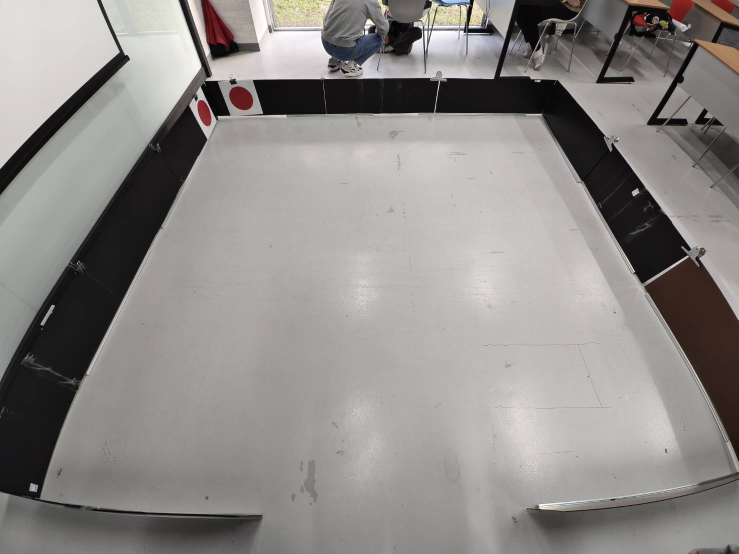
#> input picture image/708007_0.jpg, 1477 x 1108 px, given in place of the camera (shown at 1/2 size)
$ python red_detector.py
#> lines starting #> are read from the running program, lines starting #| are printed output that depends on the picture; after the words box and inside, x2 and y2 are one past the last pixel; in counts of white or black regions, pixels touching at a corner belong together
# v5_competition - 紅色偵測模組
# 期末競賽使用版本

import cv2
import numpy as np

# 攝影機索引：
# 0 通常是內建鏡頭
# 1、2 之類的可能是 USB 攝影機
CAMERA_INDEX = 0  # 如果要改用 USB webcam 就把這裡改成 1 試試看

cap = cv2.VideoCapture(CAMERA_INDEX)

if not cap.isOpened():
    print("無法開啟攝影機，請確認 CAMERA_INDEX 是否正確")
    exit()

# 設一些 HSV 顏色範圍來抓「紅色」
# 紅色在 HSV 會跨兩個區間，所以要取兩段再合併
lower_red1 = np.array([0, 100, 100])
upper_red1 = np.array([10, 255, 255])
lower_red2 = np.array([160, 100, 100])
upper_red2 = np.array([180, 255, 255])

prev_state = None  # 用來記錄上一幀是否有偵測到紅色（避免一直狂印）

while True:
    ret, frame = cap.read()
#> frame is the input picture: shape (1108, 1477, 3); mean B, G, R 136.1, 139.1, 141.5
    if not ret:
        print("讀取畫面失敗，結束程式")
        break

    # 先做一點模糊，減少雜訊
    blur = cv2.GaussianBlur(frame, (7, 7), 0)

    # BGR -> HSV
    hsv = cv2.cvtColor(blur, cv2.COLOR_BGR2HSV)
#> hsv: shape (1108, 1477, 3); mean H, S, V 34.7, 13.8, 141.8

    # 兩段紅色區間
    mask1 = cv2.inRange(hsv, lower_red1, upper_red1)
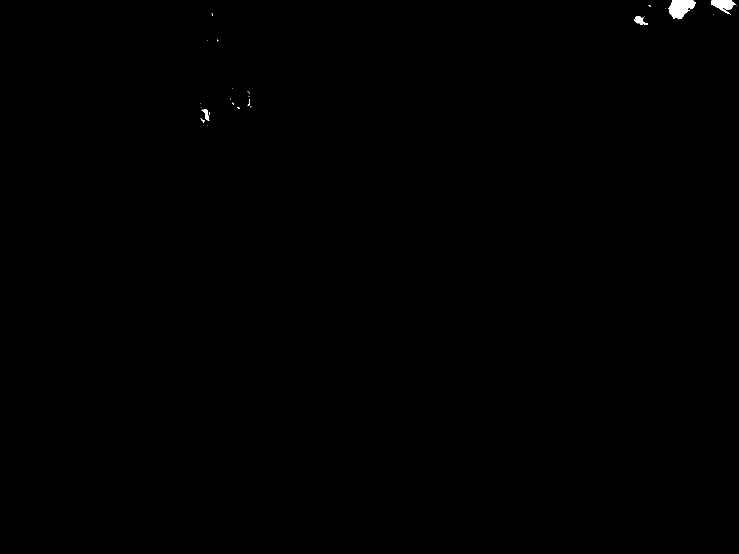
#> mask1: shape (1108, 1477) (shown at 1/2 size); 0.16% white; 28 white regions (23 under 20 px), largest, box (x1, y1, x2, y2) and area: (1337, 0, 1392, 39) 1400, (1422, 0, 1473, 29) 776, (1269, 32, 1296, 50) 241, (403, 219, 418, 241) 145, (401, 236, 410, 245) 27
    mask2 = cv2.inRange(hsv, lower_red2, upper_red2)
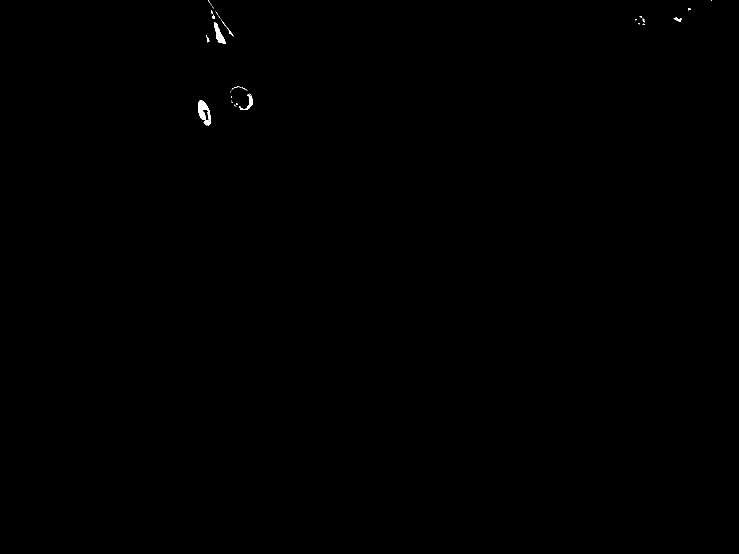
#> mask2: shape (1108, 1477) (shown at 1/2 size); 0.11% white; 33 white regions (25 under 20 px), largest, box (x1, y1, x2, y2) and area: (396, 201, 422, 251) 707, (428, 44, 452, 88) 424, (478, 187, 505, 220) 207

    # 合併兩段
    mask = cv2.bitwise_or(mask1, mask2)
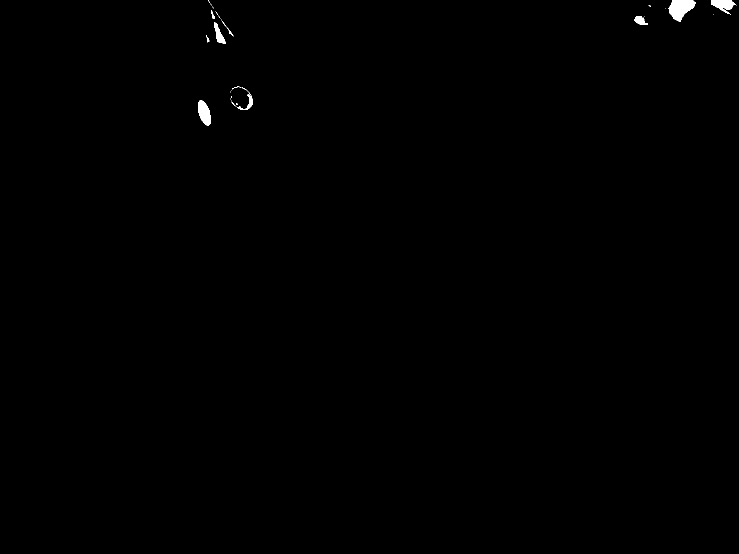
#> mask: shape (1108, 1477) (shown at 1/2 size); 0.27% white; 31 white regions (20 under 20 px), largest, box (x1, y1, x2, y2) and area: (1337, 0, 1392, 44) 1483, (396, 201, 422, 251) 889, (1422, 0, 1473, 29) 779

    # 做一些形態學處理，去除雜點 & 填補空洞
    kernel = np.ones((5, 5), np.uint8)
    mask = cv2.morphologyEx(mask, cv2.MORPH_OPEN, kernel)
#> mask: shape (1108, 1477); 0.24% white; 6 white regions, box (x1, y1, x2, y2) and area: (1339, 0, 1390, 41) 1457, (396, 201, 422, 251) 889, (1422, 0, 1467, 19) 703, (428, 46, 450, 87) 418, (1270, 32, 1290, 50) 268, (495, 193, 505, 216) 141
    mask = cv2.morphologyEx(mask, cv2.MORPH_CLOSE, kernel)
#> mask: shape (1108, 1477); 0.24% white; 6 white regions

    # 找輪廓
    contours, _ = cv2.findContours(mask, cv2.RETR_EXTERNAL, cv2.CHAIN_APPROX_SIMPLE)
#> contours = 6 contours; box (x1, y1, x2, y2) and area: (1339, 0, 1390, 41) 1390, (396, 201, 422, 251) 834, (1422, 0, 1467, 19) 653, (428, 46, 450, 87) 370, (1270, 32, 1290, 50) 239, (495, 193, 505, 216) 112

    red_detected = False

    for cnt in contours:
        area = cv2.contourArea(cnt)
        # 過濾掉太小的雜訊，可以依需求調整
        if area > 800:
            x, y, w, h = cv2.boundingRect(cnt)
            # 在原始畫面畫出框框
            cv2.rectangle(frame, (x, y), (x + w, y + h), (0, 0, 255), 2)
            red_detected = True
#> this loop made 6 passes
#> (area, x, y, w, h, red_detected) on passes 1, 6: (833.5, 396, 201, 26, 50, True), (1390, 1339, 0, 51, 41, True)
#> area on passes 2 to 5: 111.5, 369.5, 239, 653
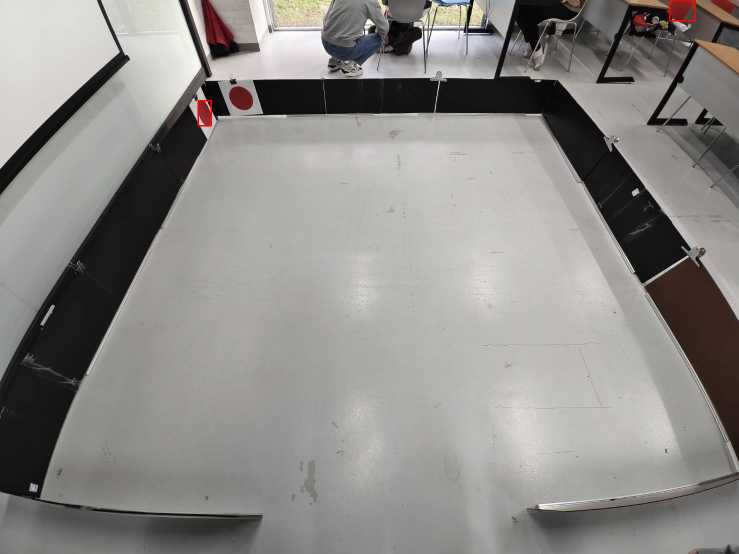
#> frame: shape (1108, 1477, 3) (shown at 1/2 size); 0.06% of pixels changed, all inside (x1, y1, x2, y2) = (395, 0, 1392, 253)

    # 在畫面上顯示文字
    if red_detected:
        text = "Red object detected"
        color = (0, 0, 255)
    else:
        text = "No red object"
        color = (255, 255, 255)

    cv2.putText(frame, text, (10, 30),
                cv2.FONT_HERSHEY_SIMPLEX, 1, color, 2, cv2.LINE_AA)
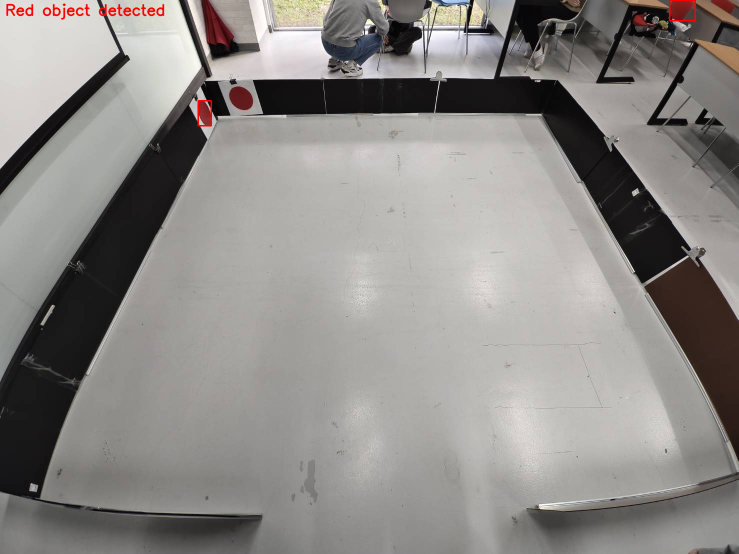
#> frame: shape (1108, 1477, 3) (shown at 1/2 size); 0.23% of pixels changed, all inside (x1, y1, x2, y2) = (12, 7, 329, 40)

    # 也顯示紅色 Mask 方便看偵測結果
    cv2.imshow("Webcam", frame)
    cv2.imshow("Red Mask", mask)

    # 如果偵測狀態有變化，就在 console 印出來
    if prev_state != red_detected:
        if red_detected:
            print("偵測到紅色物體")
        else:
            print("紅色物體消失")
        prev_state = red_detected
#> prev_state = True

    # 按下 q 離開
    if cv2.waitKey(1) & 0xFF == ord('q'):
#> (key q is pressed here)
        break

cap.release()
cv2.destroyAllWindows()

$ run again, on image/708008_0.jpg
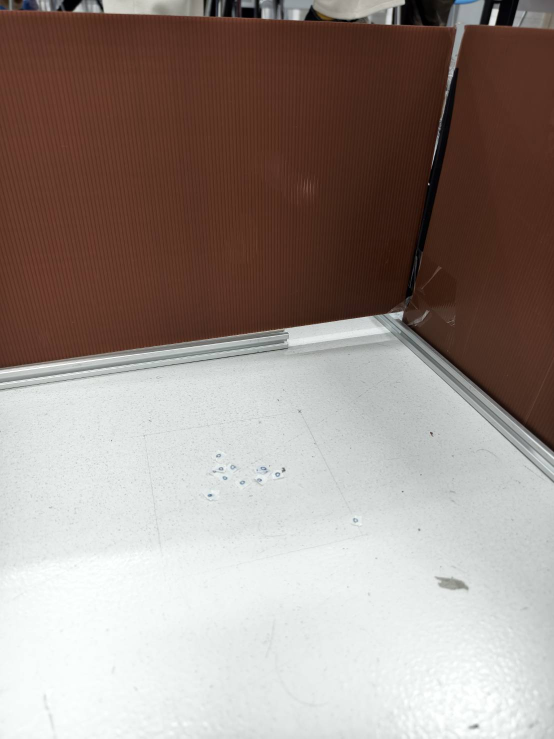
#> input picture image/708008_0.jpg, 1108 x 1477 px, given in place of the camera (shown at 1/2 size)
#> frame is the input picture: shape (1477, 1108, 3); mean B, G, R 134.5, 140.7, 154.1
#> hsv: shape (1477, 1108, 3); mean H, S, V 48.8, 70.1, 156.3
#> `mask1 = cv2.inRange(hsv, lower_red1, upper_red1)`:
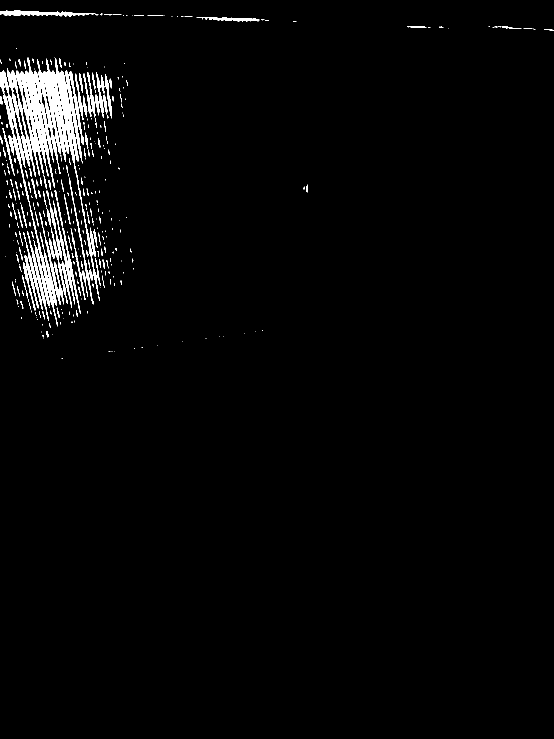
#> mask1: shape (1477, 1108) (shown at 1/2 size); 2.5% white; 352 white regions (230 under 20 px), largest, box (x1, y1, x2, y2) and area: (32, 115, 201, 591) 15637, (0, 141, 116, 653) 3819, (14, 136, 72, 353) 1943
#> mask2: shape (1477, 1108); every value is 0
#> contours = 15 contours, 4 with area under 20; largest, box (x1, y1, x2, y2) and area: (0, 142, 223, 321) 21384, (48, 498, 126, 608) 3117, (0, 20, 151, 32) 970, (116, 521, 146, 568) 528, (442, 35, 503, 42) 284
#> the loop `for cnt in contours:` made 15 passes
#> (area, x, y, w, h) on passes 7, 12, 15: (3117, 48, 498, 78, 110), (21383.5, 0, 142, 223, 179), (970, 0, 20, 151, 12)
#> `cv2.putText(frame, text, (10, 30), cv2.FONT_HERSHEY_SIMPLEX, 1, color,..`:
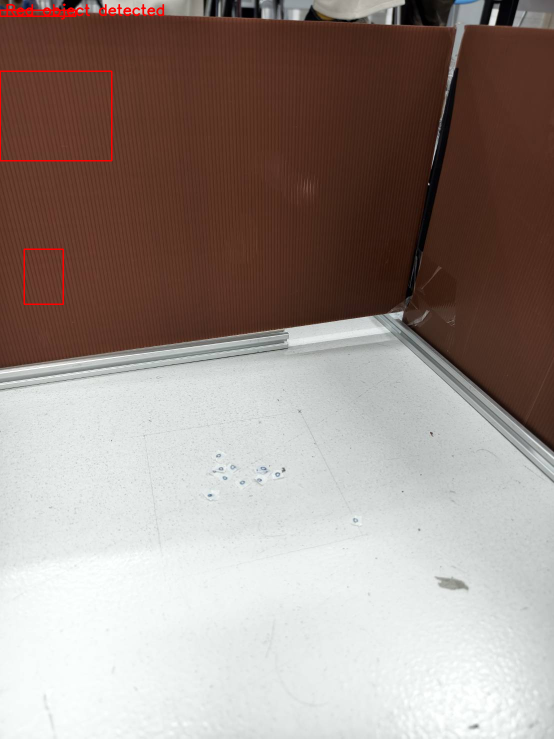
#> frame: shape (1477, 1108, 3) (shown at 1/2 size); mean B, G, R 134.2, 140.4, 154.7
#> prev_state = True

$ run again, on image/708009_0.jpg
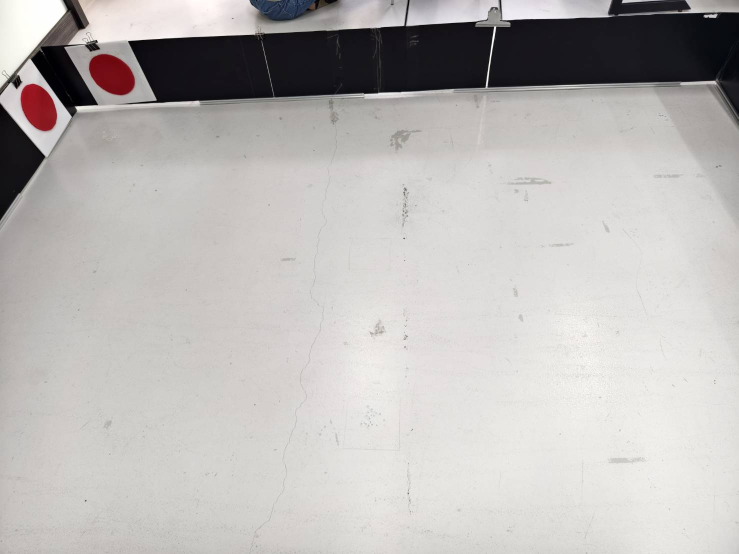
#> input picture image/708009_0.jpg, 1477 x 1108 px, given in place of the camera (shown at 1/2 size)
#> frame is the input picture: shape (1108, 1477, 3); mean B, G, R 182.6, 184.4, 187.3
#> hsv: shape (1108, 1477, 3); mean H, S, V 34.3, 14.1, 187.9
#> mask1: shape (1108, 1477); 0.01% white in thin lines or dots, all inside (x1, y1, x2, y2) = (61, 111, 256, 250)
#> `mask2 = cv2.inRange(hsv, lower_red2, upper_red2)`:
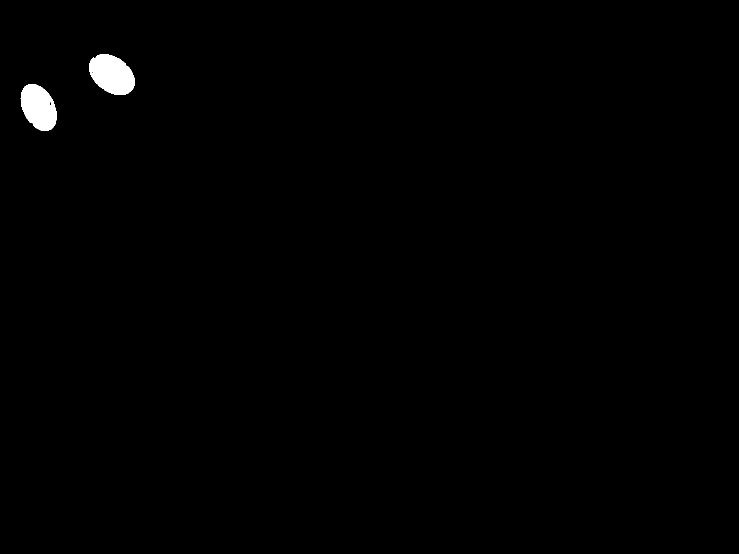
#> mask2: shape (1108, 1477) (shown at 1/2 size); 0.63% white; 2 white regions, box (x1, y1, x2, y2) and area: (178, 108, 270, 190) 5434, (41, 168, 114, 262) 4924
#> contours = 2 contours; box (x1, y1, x2, y2) and area: (178, 108, 269, 190) 5352, (42, 168, 114, 262) 4846
#> the loop `for cnt in contours:` made 2 passes
#> (area, x, y, w, h, red_detected) on passes 1 to 2: (4845.5, 42, 168, 72, 94, True), (5352, 178, 108, 91, 82, True)
#> `cv2.putText(frame, text, (10, 30), cv2.FONT_HERSHEY_SIMPLEX, 1, color,..`:
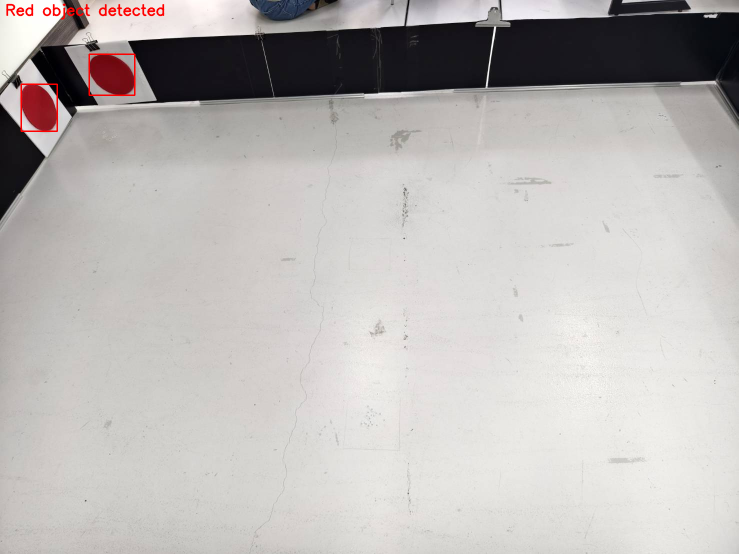
#> frame: shape (1108, 1477, 3) (shown at 1/2 size); mean B, G, R 182.1, 183.9, 187.5
#> prev_state = True
